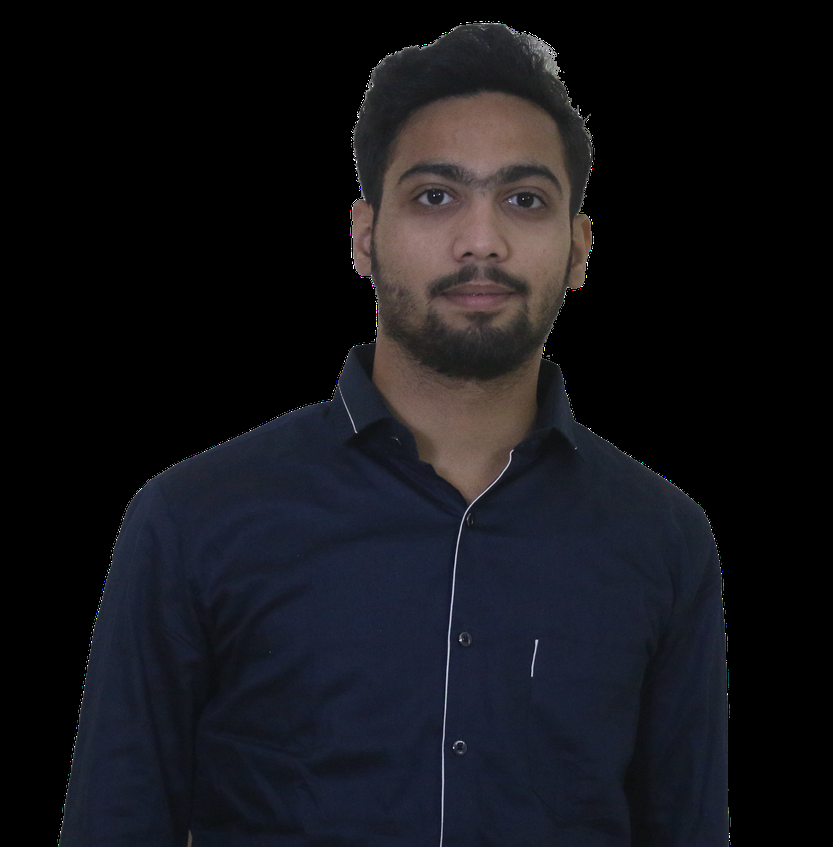
#> input picture photo.png, 833 x 847 px, shrunk from 2068 x 2104 before the run, found by its file name
$ python grayImage.py
#> lines starting #> are read from the running program, lines starting #| are printed output that depends on the picture
# OpenCV headless version is installed in this playground which is suitable for servers without GUI interface.
import cv2

# load an image
image = cv2.imread('/assets/photo.png')
#> image is the input picture: shape (847, 833, 3); mean B, G, R 24.6, 20.1, 20

#check if image is loaded successfully
if image is not None:
    #convert image to grayscale
    grayImage = cv2.cvtColor(image, cv2.COLOR_BGR2GRAY)
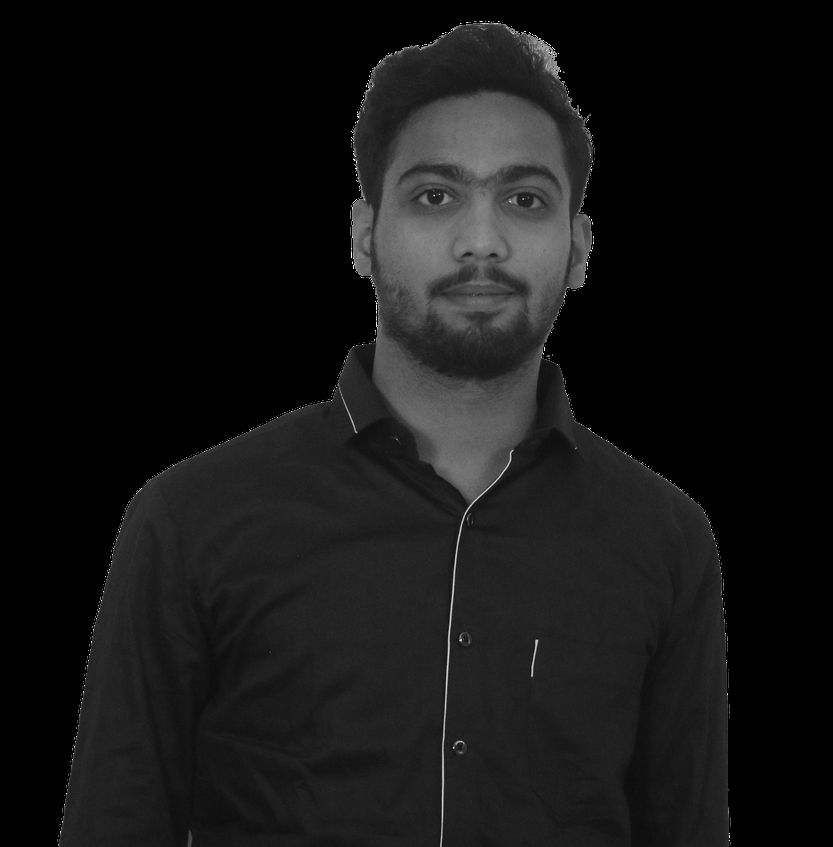
#> grayImage: shape (847, 833); min 0, max 255, mean 20.6
    # saving the processed image
    cv2.imwrite('grayPhoto.png', grayImage)
    print("Image processing completed successfully.")
else:
    print("Err: Img not loaded!")
